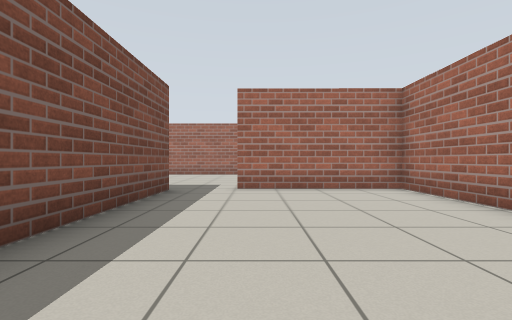
view 1 (above)

24 first-person views from a walk through a Gazebo world. The camera is 0.72 m above the floor, looks level and sees 85° across. The floor is counted in squares, 1 m on a side. Each view is taken from the middle of a square. On the plan, view 1 faces up. The plan holds only what a view shows up to about 10 squares ahead; the rest is blank.

view 2
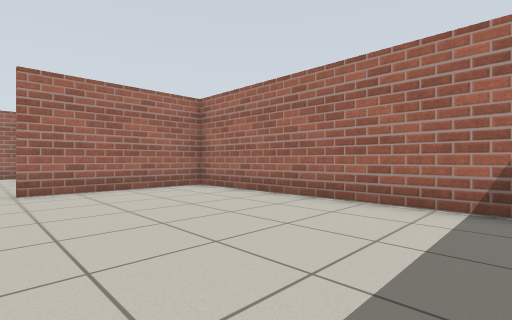

view 3
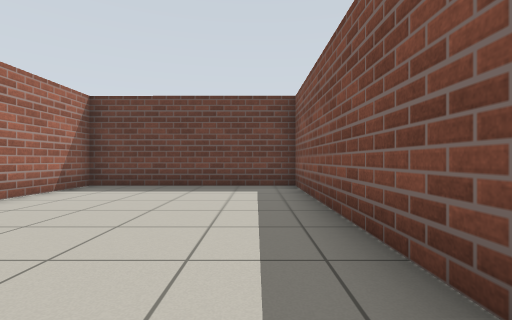

view 4
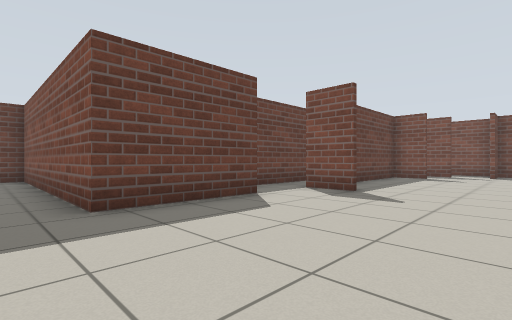

view 5
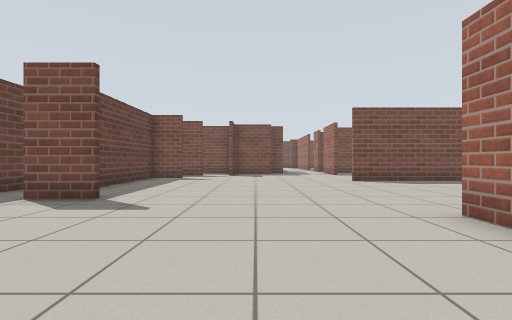

view 6
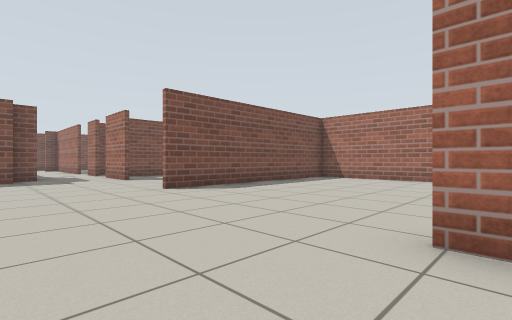

view 7
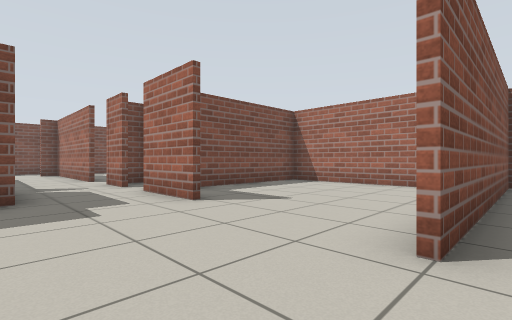

view 8
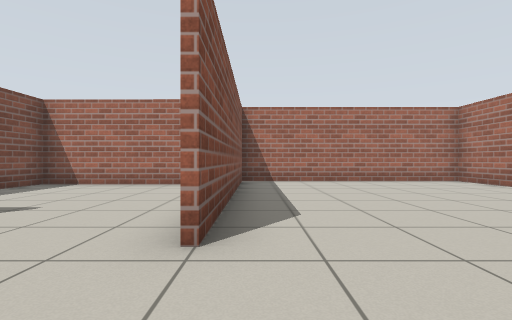

view 9
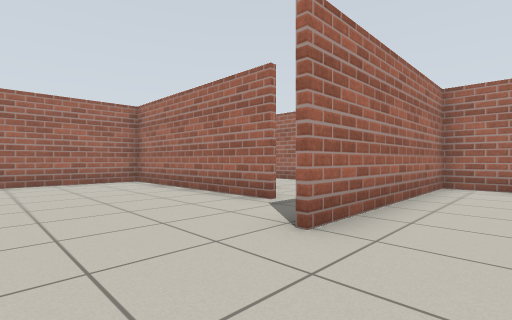

view 10
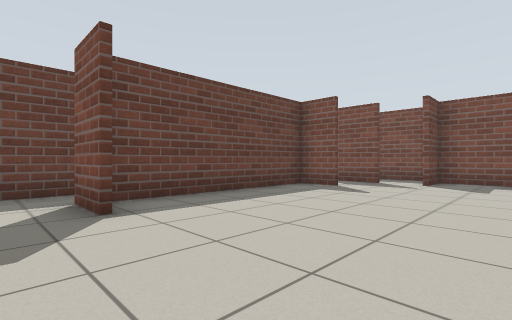

view 11
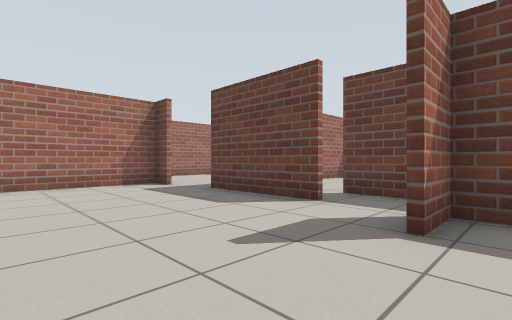

view 12
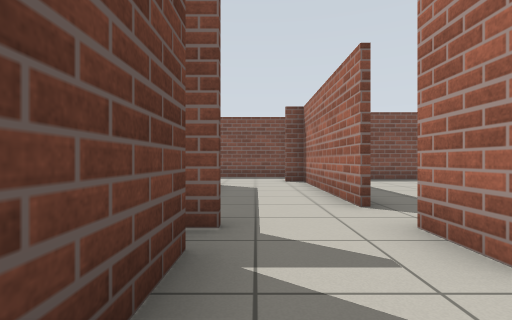

view 13
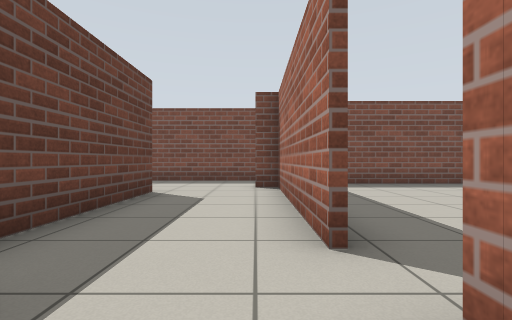

view 14
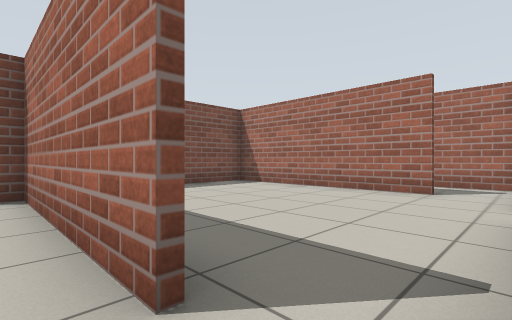

view 15
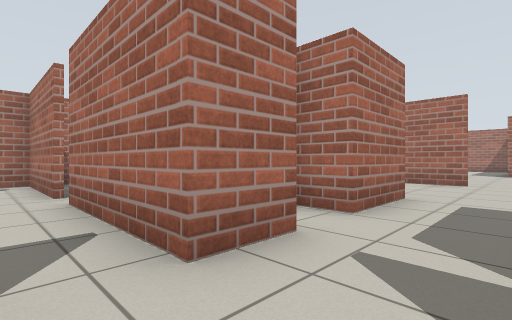

view 16
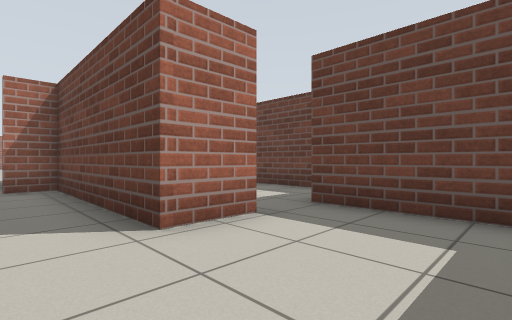

view 17
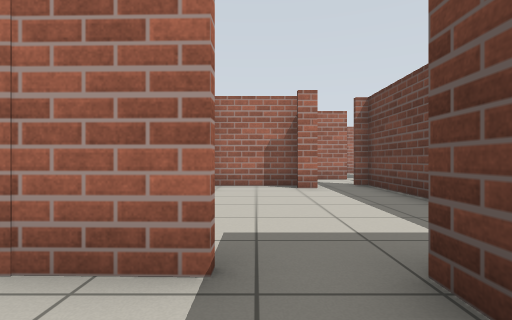

view 18
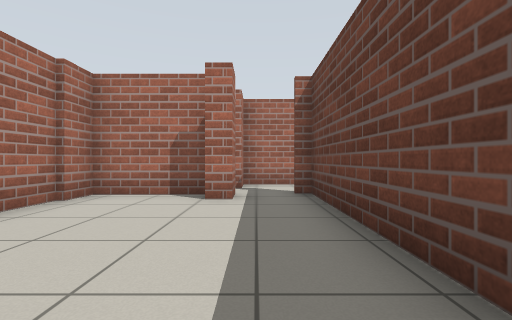

view 19
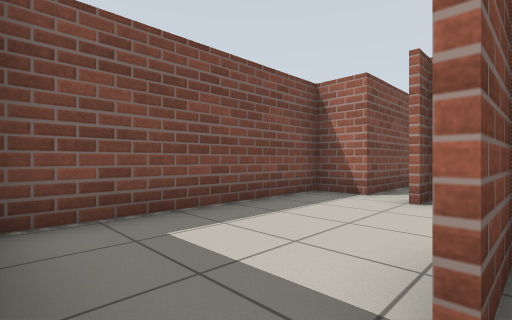

view 20
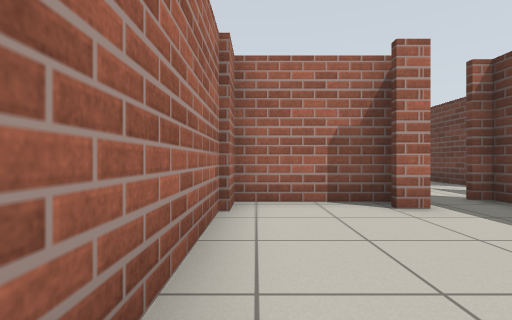

view 21
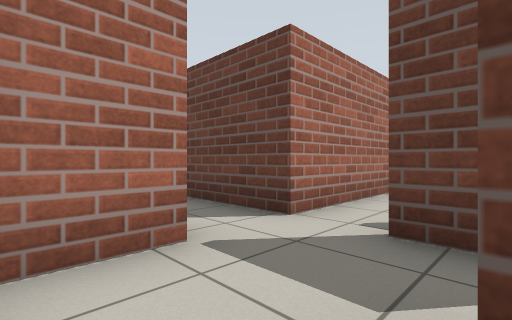

view 22
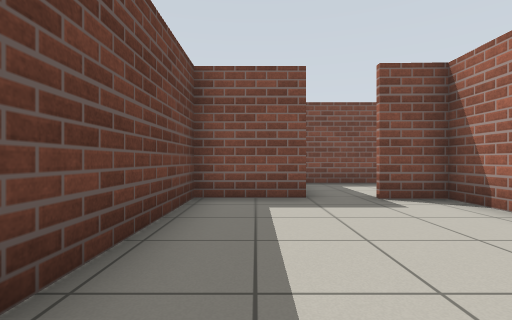

view 23
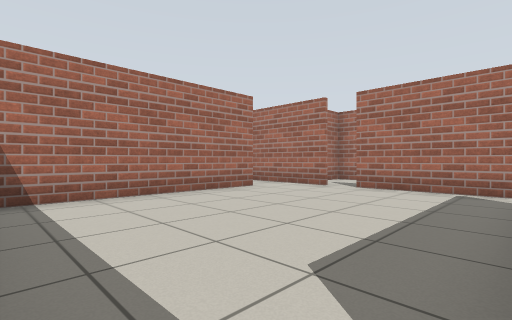

view 24
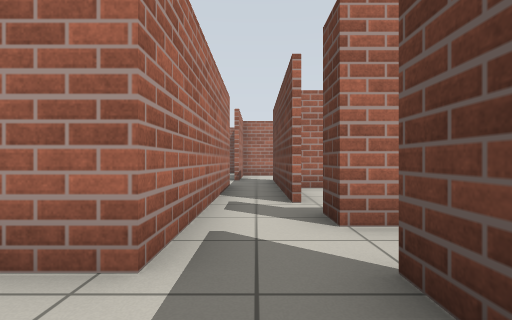

### Floor plan
Points are (right, up) in squares from view 1. A wall is a line through its corners. A room is listed if a view was taken in it or the views show most of it. See-through windows are left out.
Room 1 (views 1, 2, 3)
walls: (-2.1, 6.8) (-2.1, -0.8) (3.6, -0.8) (3.6, 6.9) (-0.5, 7)
ways out: opening at (-1, 7) to room 2
Room 2 (views 4, 5, 6, 7, 8, 9, 10, 11, 12, 13, 14, 15)
walls: (-11.6, 14.2) (-11.6, 15.9); (-15.3, 14.7) (-17.4, 14.7) (-17.4, 15.8); (-4.2, 15.4) (-4.2, 21.4) (-11.5, 21.4) (-11.5, 14.2); (-16, 11.9) (-16, 9.9) (-14.8, 9.9); (-13.1, 8.1) (-13.1, 6.8) (-7.3, 6.8) (-7.3, 8.1); (-13.1, 20.2) (-17.3, 20.2) (-17.3, 16.1); (-16.8, 12.5) (-16.8, 11.8); (-14.8, 8.5) (-14.8, 7.2); (-13.2, 6.7) (-13.2, 7.6); (-16.8, 9.4) (-16.7, 8.5); (-5.3, 6.8) (-2.1, 6.8); (-18.6, 14.7) (-19.9, 14.7); (-19.3, 12.4) (-17.6, 12.4); (0.3, 12.2) (0.3, 13.7) (-5.6, 13.7); (-21.1, 14.7) (-26.3, 14.7) (-26.3, 14); (-0.5, 7.2) (0.3, 7.2) (0.3, 10.7); (-25.3, 11.7) (-19.9, 11.7) (-19.9, 12.7)
ways out: opening at (-1, 7) to room 1; opening at (-26, 13) to room 3; opening at (-21, 15) to room 5; opening at (-14, 7.5) to room 6; opening at (-6, 7); opening at (-4, 15)
Room 3 (views 16, 17)
walls: (-25.3, 10.2) (-25.3, 11.7); (-27.4, 14.7) (-28.6, 14.7) (-28.6, 9.1); (-27.9, 8.9) (-25.2, 8.9)
ways out: opening at (-26, 13) to room 2; opening at (-25, 10) to room 4; opening at (-27, 15) to room 5
Room 4 (views 18, 19, 20, 21, 22)
walls: (-19.2, 8.6) (-19.2, 11.5) (-25.1, 11.5) (-25.1, 10.2); (-19, 8.4) (-19.9, 8.4) (-19.9, 9); (-25.2, 8.9) (-25.2, 6.8) (-19.1, 6.8)
ways out: opening at (-25, 10) to room 3
Room 5 (view 23)
walls: (-21.5, 20.6) (-27.4, 20.6) (-27.4, 14.7); (-19.9, 19.2) (-19.9, 20.4); (-19.9, 14.7) (-19.9, 18.4)
ways out: opening at (-21, 15) to room 2; opening at (-27, 15) to room 3; opening at (-21, 21)
Room 6 (view 24)
walls: (-16.8, 6.6) (-16.8, 8.5); (-16.8, 5.1) (-13.1, 5.1); (-18.8, 5.4) (-18, 5.4)
ways out: opening at (-14, 7.5) to room 2; opening at (-19, 6); opening at (-13, 5); opening at (-12, 6)

Positions as (right, up) in squares from view 1, and headings:
1: (0, 0), facing up
2: (-1, 0), facing up-right
3: (-1, 7), facing down
4: (-1, 11), facing down-left
5: (-2, 11), facing left
6: (-5, 11), facing up-left
7: (-11, 12), facing up-left
8: (-11, 12), facing up
9: (-8, 12), facing up-right
10: (-6, 12), facing down-left
11: (-8, 11), facing down-right
12: (-17, 13), facing left
13: (-19, 14), facing left
14: (-20, 14), facing up-left
15: (-21, 13), facing up-right
16: (-28, 13), facing down-right
17: (-27, 10), facing right
18: (-25, 8), facing right
19: (-25, 9), facing up-left
20: (-24, 11), facing right
21: (-19, 8), facing down-right
22: (-20, 8), facing left
23: (-27, 15), facing up-right
24: (-15, 6), facing right
